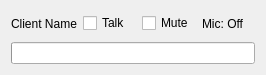
<?xml version="1.0" encoding="UTF-8"?>
<ui version="4.0">
 <class>ParticipantItemForm</class>
 <widget class="QWidget" name="ParticipantItemForm">
  <property name="geometry">
   <rect>
    <x>0</x>
    <y>0</y>
    <width>266</width>
    <height>75</height>
   </rect>
  </property>
  <layout class="QVBoxLayout" name="rootLayout">
   <item>
    <layout class="QHBoxLayout" name="rowLayout">
     <item>
      <widget class="QLabel" name="participantName">
       <property name="text">
        <string>Client Name</string>
       </property>
      </widget>
     </item>
     <item>
      <widget class="QCheckBox" name="talkCheckbox">
       <property name="text">
        <string>Talk</string>
       </property>
      </widget>
     </item>
     <item>
      <widget class="QCheckBox" name="muteCheckbox">
       <property name="text">
        <string>Mute</string>
       </property>
      </widget>
     </item>
     <item>
      <widget class="QLabel" name="micStatusLabel">
       <property name="text">
        <string>Mic: Off</string>
       </property>
      </widget>
     </item>
    </layout>
   </item>
   <item>
    <widget class="QProgressBar" name="participantVolumeBar">
     <property name="textVisible">
      <bool>false</bool>
     </property>
    </widget>
   </item>
  </layout>
 </widget>
 <resources/>
 <connections/>
</ui>
